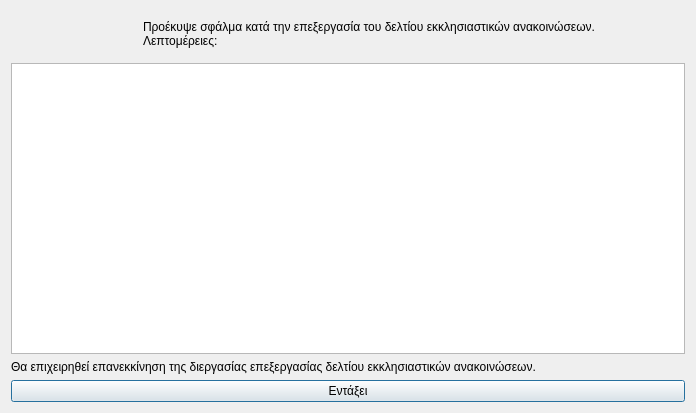
<?xml version="1.0" encoding="UTF-8"?>
<ui version="4.0">
 <class>Dialog</class>
 <widget class="QDialog" name="Dialog">
  <property name="geometry">
   <rect>
    <x>0</x>
    <y>0</y>
    <width>696</width>
    <height>413</height>
   </rect>
  </property>
  <property name="windowTitle">
   <string>Σφάλμα στην διεργασία επεξεργασίας δελτίου εκκλησιαστικών ανακοινώσεων</string>
  </property>
  <property name="windowIcon">
   <iconset resource="../../../../icons.qrc">
    <normaloff>:/rest-windows/assets/images/rest-windows/information.png</normaloff>:/rest-windows/assets/images/rest-windows/information.png</iconset>
  </property>
  <layout class="QGridLayout" name="gridLayout">
   <item row="0" column="0">
    <widget class="QFrame" name="frame">
     <property name="styleSheet">
      <string notr="true">QFrame{border:0px;}</string>
     </property>
     <property name="frameShape">
      <enum>QFrame::StyledPanel</enum>
     </property>
     <property name="frameShadow">
      <enum>QFrame::Raised</enum>
     </property>
     <layout class="QHBoxLayout" name="horizontalLayout">
      <item>
       <widget class="QLabel" name="image_label">
        <property name="maximumSize">
         <size>
          <width>117</width>
          <height>117</height>
         </size>
        </property>
        <property name="text">
         <string/>
        </property>
        <property name="pixmap">
         <pixmap resource="../../../../icons.qrc">:/rest-windows/assets/images/rest-windows/information.png</pixmap>
        </property>
        <property name="scaledContents">
         <bool>true</bool>
        </property>
       </widget>
      </item>
      <item>
       <widget class="QLabel" name="label">
        <property name="text">
         <string>Προέκυψε σφάλμα κατά την επεξεργασία του δελτίου εκκλησιαστικών ανακοινώσεων.
Λεπτομέρειες:</string>
        </property>
        <property name="alignment">
         <set>Qt::AlignJustify|Qt::AlignVCenter</set>
        </property>
       </widget>
      </item>
     </layout>
    </widget>
   </item>
   <item row="3" column="0">
    <widget class="QPushButton" name="ok">
     <property name="text">
      <string>Εντάξει</string>
     </property>
     <property name="icon">
      <iconset resource="../../../../icons.qrc">
       <normaloff>:/rest-windows/assets/images/rest-windows/ok.png</normaloff>:/rest-windows/assets/images/rest-windows/ok.png</iconset>
     </property>
    </widget>
   </item>
   <item row="1" column="0">
    <widget class="QPlainTextEdit" name="details"/>
   </item>
   <item row="2" column="0">
    <widget class="QLabel" name="label_2">
     <property name="text">
      <string>Θα επιχειρηθεί επανεκκίνηση της διεργασίας επεξεργασίας δελτίου εκκλησιαστικών ανακοινώσεων.</string>
     </property>
     <property name="alignment">
      <set>Qt::AlignJustify|Qt::AlignVCenter</set>
     </property>
    </widget>
   </item>
  </layout>
 </widget>
 <tabstops>
  <tabstop>details</tabstop>
  <tabstop>ok</tabstop>
 </tabstops>
 <resources>
  <include location="../../../../icons.qrc"/>
  <include location="../../../../icons.qrc"/>
  <include location="../../../../icons.qrc"/>
  <include location="../../../../icons.qrc"/>
  <include location="../../../../icons.qrc"/>
 </resources>
 <connections/>
</ui>
